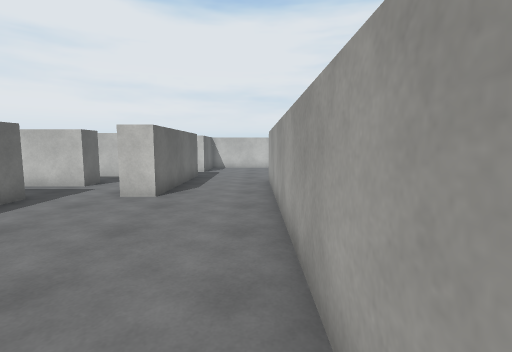
view 1 (above)

21 first-person views from a walk through a Unity game level. The camera is 1.4 m above the floor, tilts 6° down and sees 85° across. The floor is counted in squares, 1 m on a side. Each view is taken from the middle of a square. On the plan, view 1 faces up. The plan holds only what a view shows up to about 14 squares ahead; the rest is blank. The player character is not drawn. Surface patterns are stand-ins for the level's own textures.

view 2
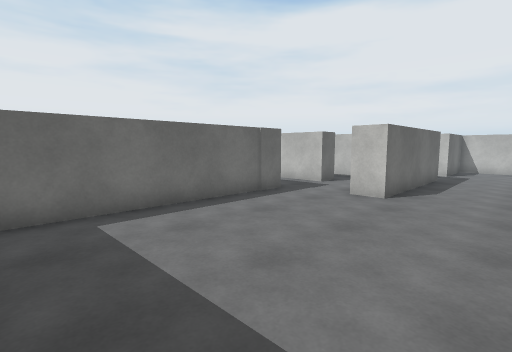

view 3
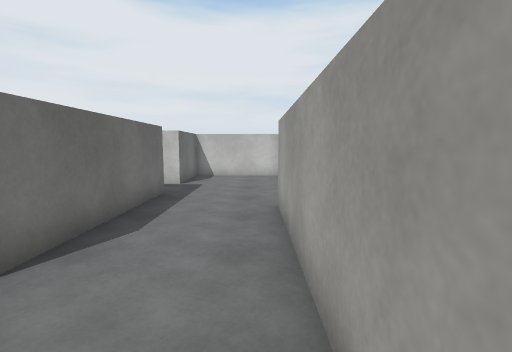

view 4
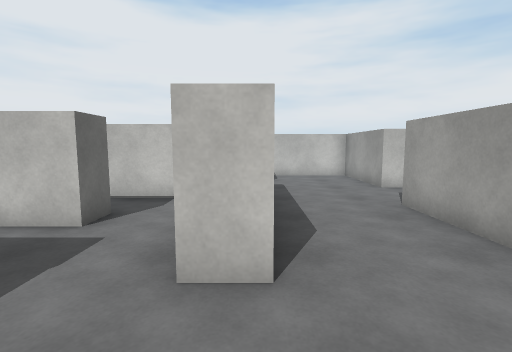

view 5
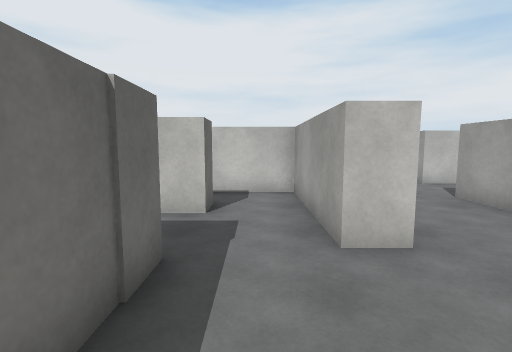

view 6
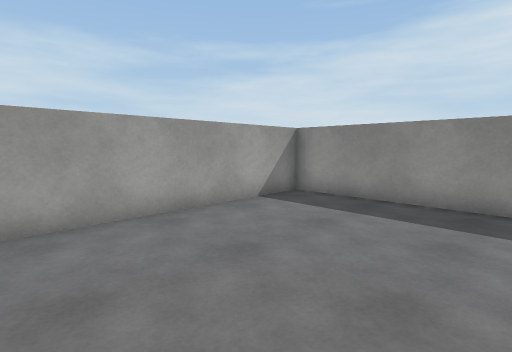

view 7
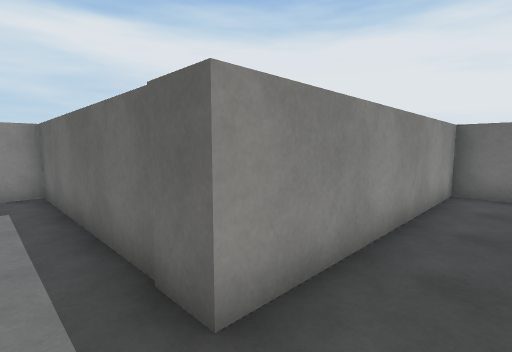

view 8
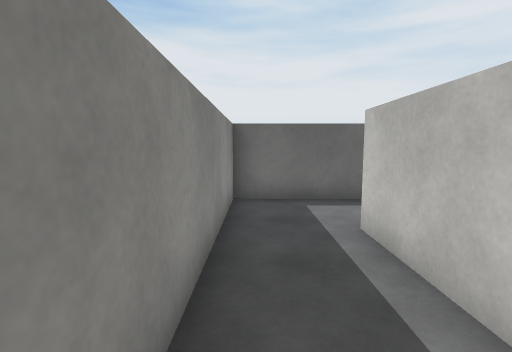

view 9
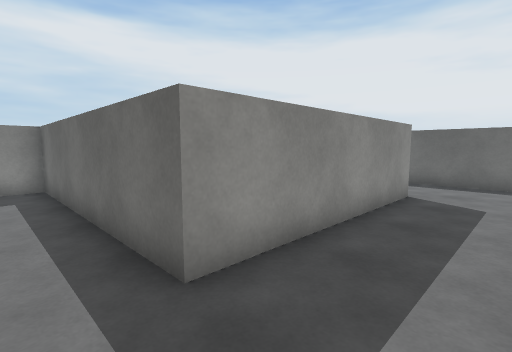

view 10
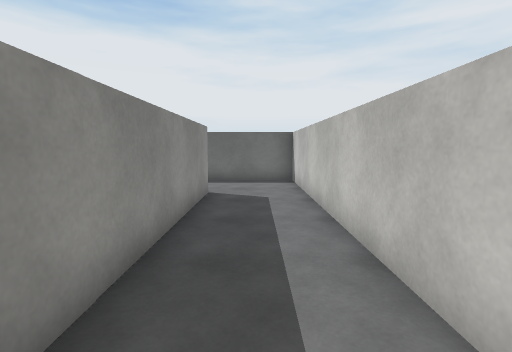

view 11
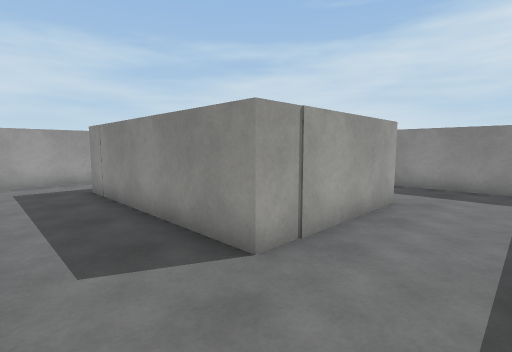

view 12
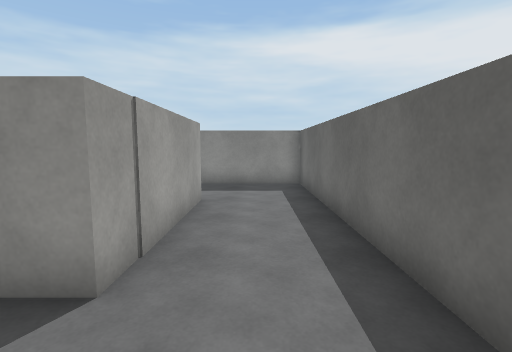

view 13
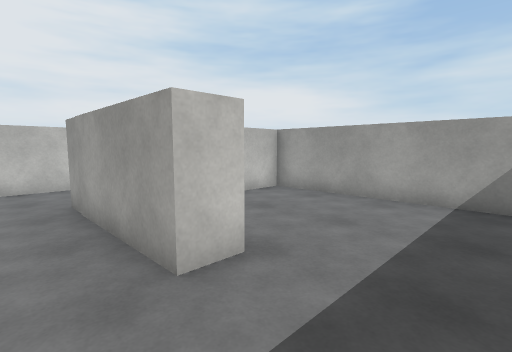

view 14
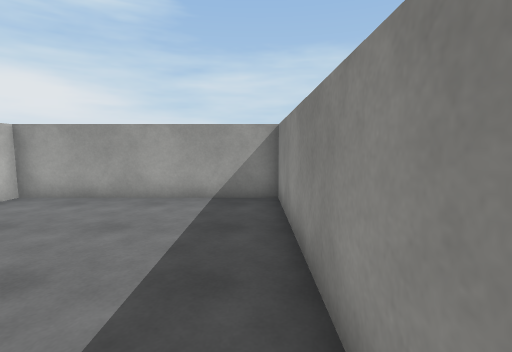

view 15
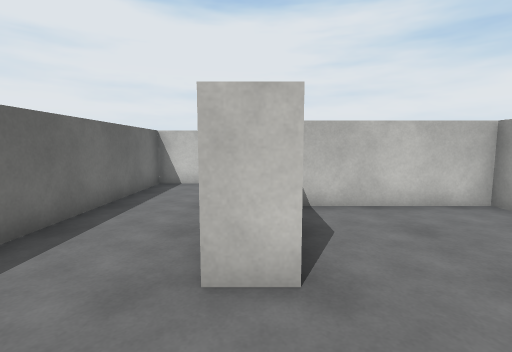

view 16
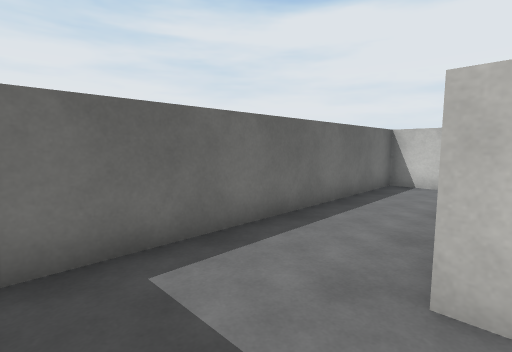

view 17
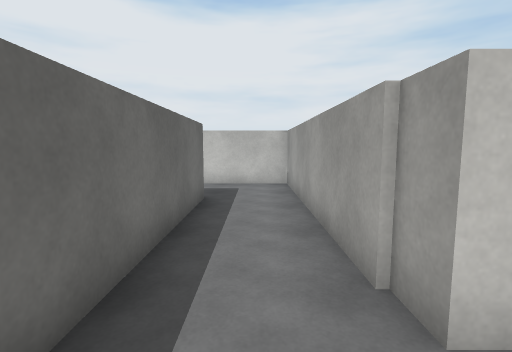

view 18
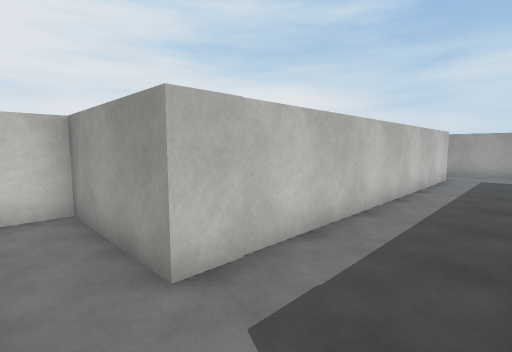

view 19
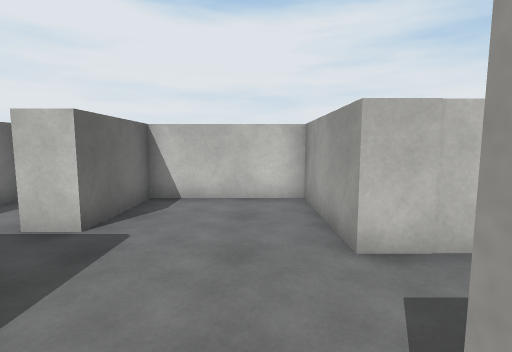

view 20
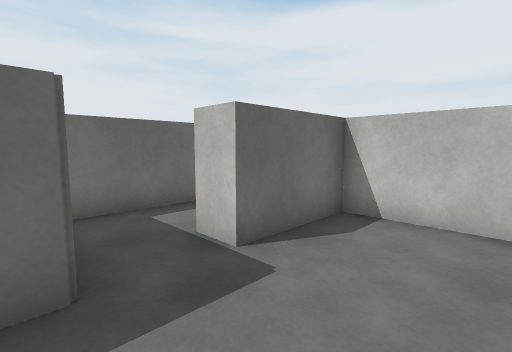

view 21
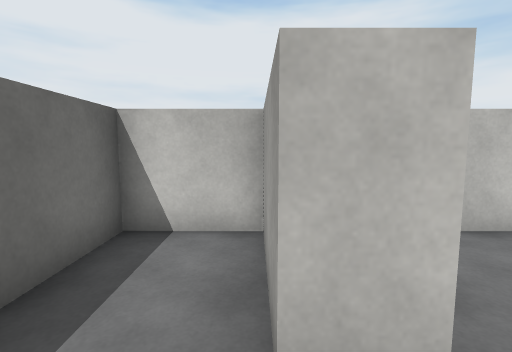

### Floor plan
Points are (right, up) in squares from view 1. A wall is a line through its corners. A room is listed if a view was taken in it or the views show most of it. See-through windows are left out.
Room 1 (views 1, 2, 3, 4, 5, 6, 18, 19, 20, 21)
walls: (-6.2, 7.4) (-6.2, -0.4) (0.5, -0.4) (0.5, 11.8); (-2.8, 13.6) (-2.8, 7.8) (-3.8, 7.8); (1.3, 14.6) (1.3, 18.5) (-2.8, 18.5) (-2.8, 15.5) (-3.8, 15.5)
ways out: opening at (-5, 8) to room 2; opening at (-3.5, 14.5) to room 3; opening at (0, 13.5)
Room 2 (views 7, 8, 9, 10, 11, 12, 13, 14, 15, 16, 17)
walls: (-20.5, 10.7) (-21.5, 10.7) (-21.5, 15.5) (-14.4, 15.5) (-14.4, 7.4) (-6.2, 7.4); (-6.1, 10.9) (-6.1, 9.8) (-11.7, 9.8) (-11.7, 18.5) (-24.7, 18.5) (-24.7, 7.4) (-15.4, 7.4) (-15.4, 14.6) (-20, 14.6); (-3.8, 7.8) (-3.8, 11.4)
ways out: opening at (-5, 8) to room 1; opening at (-5, 10.5)
Room 3 (no view inside)
walls: (-3.8, 15.5) (-3.8, 18.2); (-3.9, 18.5) (-6.2, 18.5) (-6.2, 14.1)
ways out: opening at (-3.5, 14.5) to room 1

Where each view was taken, in squares from view 1:
view 1: 0 up, 0 right, facing up
view 2: 0 up, 0 right, facing up-left
view 3: 5 up, 0 right, facing up
view 4: 5 up, 3 left, facing up
view 5: 4 up, 5 left, facing up
view 6: 7 up, 5 left, facing down-right
view 7: 9 up, 5 left, facing down-left
view 8: 8 up, 7 left, facing left
view 9: 18 up, 13 left, facing down-left
view 10: 17 up, 13 left, facing left
view 11: 18 up, 24 left, facing down-right
view 12: 18 up, 23 left, facing down
view 13: 8 up, 23 left, facing up-right
view 14: 8 up, 23 left, facing right
view 15: 8 up, 21 left, facing up
view 16: 8 up, 21 left, facing up-left
view 17: 8 up, 13 left, facing up
view 18: 12 up, 0 right, facing up-right
view 19: 11 up, 0 right, facing up
view 20: 13 up, 0 right, facing up-left
view 21: 14 up, 4 left, facing up
